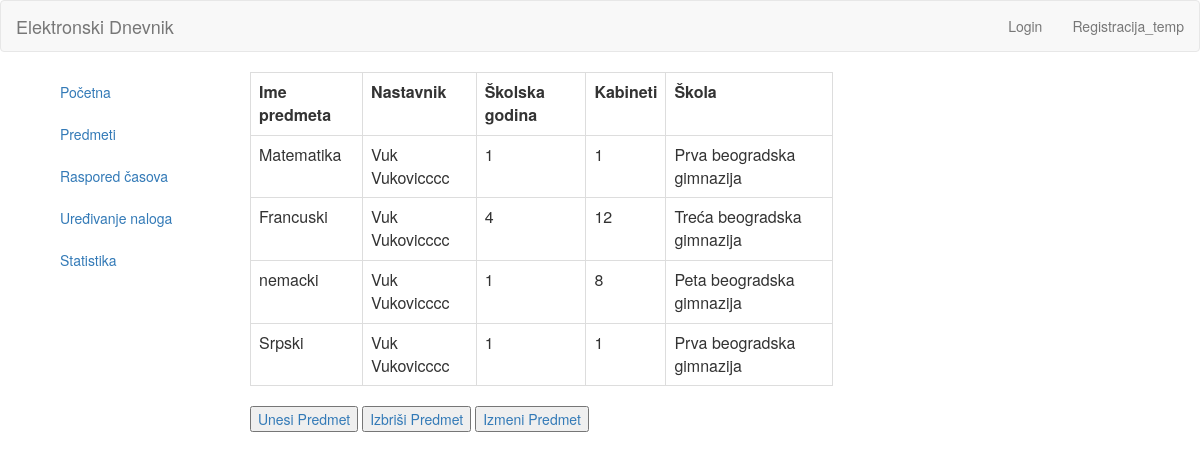
Page /index.php/koordinator/predmeti on the earlier database version.
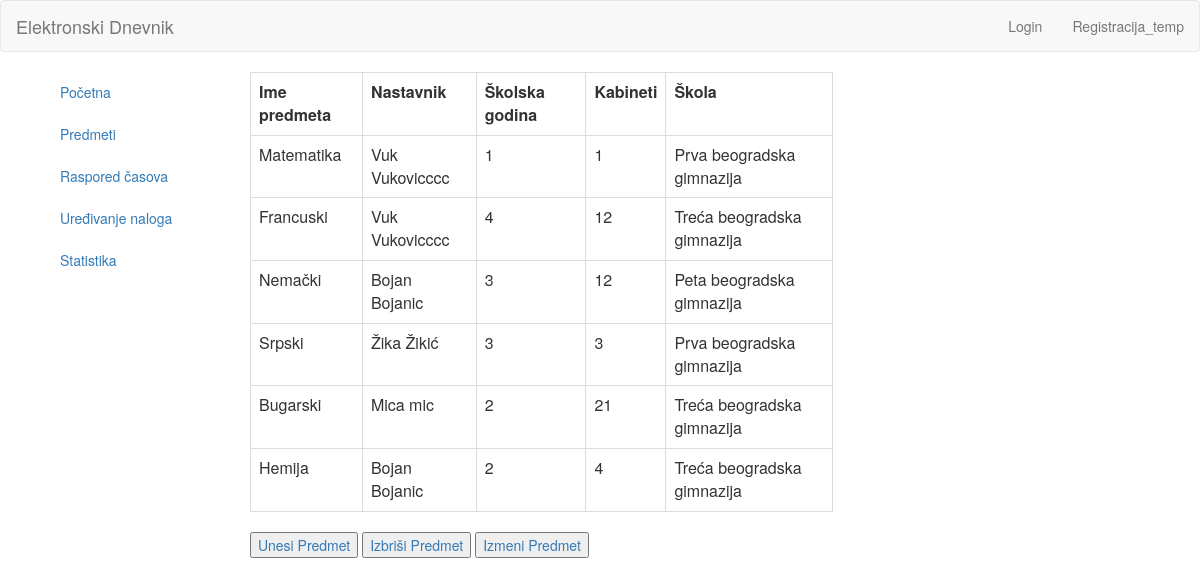
Same page on the later database version.
### tables this page shows
CREATE TABLE `predmet` (
  `id` int(11) NOT NULL,
  `ime` varchar(255) NOT NULL,
  `nastavnik` int(11) NOT NULL,
  `skolskaGodina` varchar(30) NOT NULL,
  `kabineti` varchar(50) NOT NULL,
  `skolaId` int(11) NOT NULL
);

CREATE TABLE `users` (
  `id` int(11) NOT NULL,
  `name` varchar(255) NOT NULL,
  `surname` varchar(255) NOT NULL,
  `email` varchar(255) NOT NULL,
  `username` varchar(255) NOT NULL,
  `password` varchar(255) NOT NULL
);

CREATE TABLE `skola` (
  `id` int(11) NOT NULL,
  `ime` varchar(255) NOT NULL,
  `adresa` varchar(255) NOT NULL,
  `grad` varchar(255) NOT NULL
);

### application/controllers/Koordinator.php (called while the page is built, shortened)
<?php
	class Koordinator extends CI_Controller{
		public function predmeti() {
			$this->load->model('Koordinator_model');
			$data["fetch_data"] = $this->Koordinator_model->listOfStudents();
			$data['nastavnici'] = $this->Koordinator_model->getNastavnikeForPredmet();
			$data['users'] = $this->Koordinator_model->getUsers();
			$data['skole'] = $this->Koordinator_model->getSkole();
			$this->load->view('templates/header');
			$this->load->view('koordinator/predmeti', $data);
			$this->load->view('templates/footer');
		}
	}

### index.php (called while the page is built, shortened)
<?php
require_once BASEPATH.'core/CodeIgniter.php';

### application/models/koordinator_model.php (called while the page is built, shortened)
<?php
	class Koordinator_model extends CI_Model{
		public function listOfStudents() {
			  $query = $this->db->get("predmet");
		   return $query;
		}
		public function getNastavnikeForPredmet(){
			$query = $this->db->get('users');
			return $query;
		}
		public function getSkole(){
			$query = $this->db->get('skola');
			return $query;
		}
	}

### application/views/koordinator/predmeti.php (the view)
<div class="col col-lg-2 col-md-3 col-sm-3 col-xs-12 left-container">
	<div class="tm-left-inner-container">
		<ul class="nav nav-stacked css-nav">
			<li><a href="<?php echo base_url(); ?>koordinator/index">Početna</a></li>
			<li><a href="<?php echo base_url(); ?>koordinator/predmeti">Predmeti</a></li>
			<li><a href="<?php echo base_url(); ?>koordinator/raspored">Raspored časova</a></li>
			<li><a href="<?php echo base_url(); ?>koordinator/uredjivanje">Uređivanje naloga</a></li>
			<li><a href="<?php echo base_url(); ?>koordinator/statistika">Statistika</a></li>
		</ul>
	</div>
</div>
<div class="col col-lg-10 col-md-7 col-sm-7 col-xs-12 right-container">
	<div class="tm-right-inner-container">
		<div class="col-lg-8 col-md-5 col-sm-4 col-xs-12">
<table class = "table table-bordered">
	<tr colspan = "5">
		<td><strong>Ime predmeta</strong></td>
		<td><strong>Nastavnik</strong></td>
		<td><strong>Školska godina</strong></td>
		<td><strong>Kabineti</strong></td>
		<td><strong>Škola</strong></td>
     </tr>
		<?php
			if ($fetch_data->num_rows() > 0){
				foreach($fetch_data->result() as $row){
			?>
			<tr>
			<td> <?php echo $row->ime; ?> </td>
			<?php
			foreach($nastavnici->result() as $rowN){
				if($row->nastavnik === $rowN->id){
					?>
					 <td>  <?php echo $rowN->name; ?> <?php echo $rowN->surname; ?>  </td>
					<?php
				}
			}
			?>
		   <td> <?php echo $row->skolskaGodina; ?> </td>
		   <td> <?php echo $row->kabineti; ?> </td>
			<?php
			foreach($skole->result() as $rowS){
				if($row->skolaId === $rowS->id){
					?>
					 <td> <?php echo $rowS->ime; ?>  </td>
					<?php
				}
			}
			?>
			</tr>
			<?php
			}
		}
		else {
			?>
			<tr colspan = "5">
			Nema !
			</tr>
			<?php
		}
		?>
  </table>
			<button type="submit"><a href="<?php echo base_url(); ?>koordinator/unosPredmeta">Unesi Predmet</a></button>
			<button type="submit"><a href="<?php echo base_url(); ?>koordinator/brisanjePredmeta">Izbriši Predmet</a></button>
			<button type="submit"><a href="<?php echo base_url(); ?>koordinator/izmenaPredmeta">Izmeni Predmet</a></button>
		</div>
	</div>
</div>

### application/views/templates/header.php (shortened to what this page needs)
<html>
	<head>
		<link rel="stylesheet" href="https://maxcdn.bootstrapcdn.com/bootstrap/3.3.7/css/bootstrap.min.css">
	</head>
	<body>
		<nav class="navbar navbar-default">
		<div class="container-fluid">
			<div class="navbar-header">
				<a class="navbar-brand" href="#">Elektronski Dnevnik</a>
			</div>
			<div id="navbar">
				<ul class="nav navbar-nav navbar-right">
					<?php if(!$this->session->userdata('logged_in')) : ?>
						<li><a href="<?php echo base_url(); ?>users/login">Login</a></li>
					<?php endif; ?>
					<li><a href="<?php echo base_url(); ?>users/register">Registracija_temp</a></li>
				</ul>
			</div>
		</div>
		</nav>
		<div class="container">

### application/views/templates/footer.php
</div>
</body>
</html>

Differences in the rows shown:
changed predmet: ime "nemacki" → "Nemački"; skolskaGodina "1" → "3"; kabineti "8" → "12"; loses users (name "Vuk", surname "Vukovicccc")
added users: name "Bojan", surname "Bojanic"
changed predmet "Srpski": gains users (name "Žika", surname "Žikić"); skolskaGodina "1" → "3"; kabineti "1" → "3"; loses users (name "Vuk", surname "Vukovicccc")
added predmet: ime "Bugarski", skolskaGodina "2", kabineti "21", skola (ime "Treća beogradska gimnazija")
now on this page (row unchanged): users: name "Mica", surname "mic", shown under "Bugarski"
added predmet: ime "Hemija", skolskaGodina "2", kabineti "4", skola (ime "Treća beogradska gimnazija")
